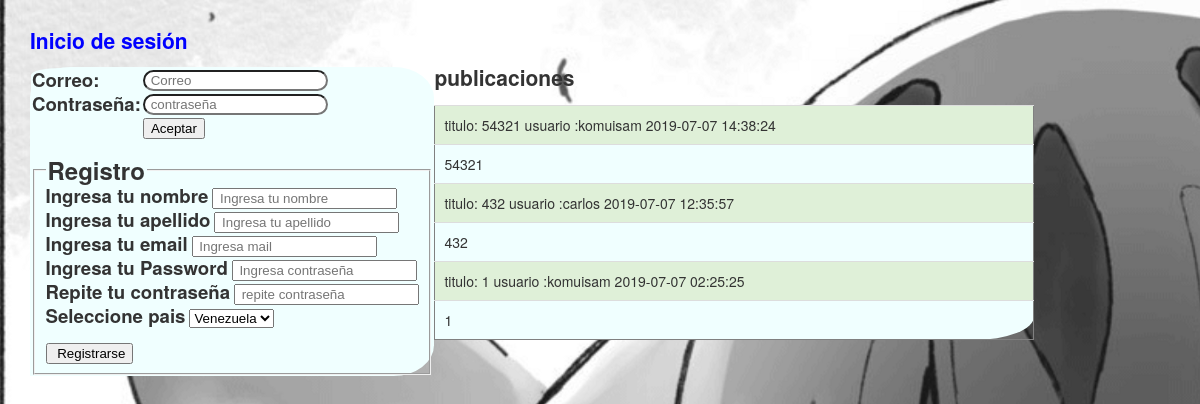
The page / on the database its author committed.
### tables this page shows
CREATE TABLE `publicaciones` (
  `id` int(11) NOT NULL,
  `usuario_id` int(11) NOT NULL,
  `titulo` varchar(150) NOT NULL,
  `texto` varchar(255) NOT NULL,
  `fecha` timestamp NULL DEFAULT CURRENT_TIMESTAMP ON UPDATE CURRENT_TIMESTAMP
);

### include/mostrar.php (the view, shortened to what this page needs)
<div class="motrar">
<h2>publicaciones</h2>
<?php
if (empty($_SESSION['id'])||($_SESSION['rol']==1)) {
	$sql=("SELECT * FROM `publicaciones`ORDER BY `id` DESC");
}else{
	$x= $_SESSION['id'];
			$sql=("SELECT * FROM `publicaciones` WHERE `usuario_id` = $x ORDER BY `id` DESC");
}
				require("conect/connect_db.php");
				$query=mysqli_query($mysqli,$sql);
				echo "<table border='1'; class='table table-hover';>";
			?>
			<?php
				 while($arreglo=mysqli_fetch_array($query)){
				 		$sql2="SELECT * FROM login WHERE id=$arreglo[1]";
					$ressql=mysqli_query($mysqli,$sql2);
					while ($row=mysqli_fetch_row ($ressql)){
		    	$user=$row[1];
		    }
				  	echo "<tr class='success'>";
				  	echo "<td>titulo: $arreglo[2]"." usuario :$user $arreglo[4]</td>";
				    	echo "<td >$arreglo[3]</td>";
				}
			?>
		</div>

### css/estilos.css (style rules this page uses)
td { display: table-cell; vertical-align: inherit; }
body { margin: 30px; font-family: -webkit-body; font-size: 14px; line-height: 20px; color: #333; background-color: #fff; }
body { font-family: "Helvetica Neue",Helvetica,Arial,sans-serif; font-size: 14px; line-height: 20px; color: #62c462 background-color: #fff; }
.table th, .table td { padding: 9px; line-height: 20px; text-align: left; vertical-align: top; border-top: 1px solid #ddd; }
table { max-width: 600px; background-color:azure; border-collapse: collapse; border-top-right-radius: 10%; border-top-left-radius: 10%; border-bottom-right-radius: 10%; border-spacing: 0; }
.table { width: 100%; margin-bottom: 20px; }
.table tbody tr.success td { background-color: #dff0d8; }

### rows shown on the page
publicaciones: titulo "54321", login.user "komuisam", fecha "2019-07-07 14:38:24", texto "54321"
publicaciones: titulo "432", login.user "carlos", fecha "2019-07-07 12:35:57", texto "432"
publicaciones: titulo "1", login.user "komuisam", fecha "2019-07-07 02:25:25", texto "1"
